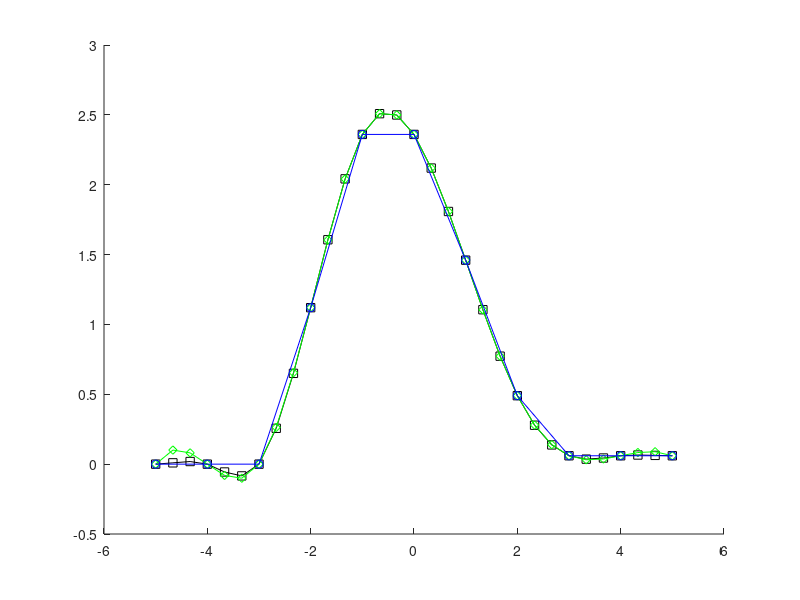
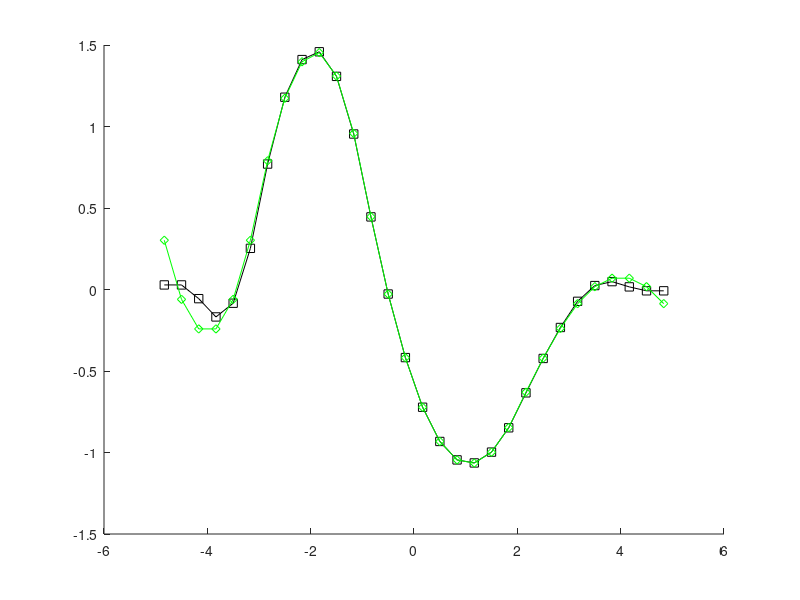

Here is the MATLAB script that generated these plots, in order: (Note: this script raises an error after producing the figures.)
% Examples to work with splines in MATLAB
% Kind of sandbox to experiment with different spline types
% 
% Fit a piecewise cubic spline (of type pp) with breaks
% pp = spline (x, y);  using x as parameter for y=y(x)
% yy = ppval(pp, xx);  interpolate y to other values xx
%  output: pp.coefs, pp.breaks
%  make a pp spline from known coefs: ppmak(breaks,coefs) 
% ----------------------------------------------------------------------
% Use of MATLAB 'curve fitting' toolbox

% pp = csapi(parameter,[x;y]) make a pp spline
%   use csape() for periodic bc=boundary conditions
%  
% sp = fn2fm(pp,'B-',0.1); %conversion to B-Spline
% pp = fn2fm(sp,'pp',0.1); %conversion to pp Spline
%
% sp = spmak(knots, coefs) make a B-Spline from known coefs
%   output: sp.coefs, sp.knots (knots instead of breaks)
%
% sp = spmak(parameter,[x;y])
%   output: sp.coefs, sp.knots
%
% Challenge: Reconstruct the control node polygon of a given pp spline.
% Use this polygon to construct a B-Spline similar to the inital pp spline.
%
% To be improved: Padding of nodes to define boundary condition
%  Any machine based approximation will require an automated way
%  to define boundary conditions for an arbitrary shape correctly.
% Manual padding additional nodes?
%  Challenge: For which shape to add nodes where exactly ?
%
%%
% Example 1: some odd peak shape to be fit by spline
% Parts of code are reprint from The MathWorks Inc. help center
% ----------------------------------------------------------------------
clear all; close all;
% Create waypoints to interpolate with a cubic Spline.
% how to define the boundary slope: [y' y y']
% derivates with respect to parameter y=y(t), y'=dy/dt
wptsx = [-5 -4:4 5];
wptsy = [0 0 0 1.12 2.36 2.36 1.46 .49 .06 0.06 0.06];

% for this curve we can use x as parameter
% this is not possible for multple occurance of same x value
% y must be uniquely defined for each parameter value
tt=linspace(min(wptsx),max(wptsx),31);
%define slopes at bounary as 0

pp1= spline(wptsx,[0 wptsy 0]); 
pp2= spline(wptsx,wptsy);

% spline command is same as csapi
% pp3= csapi(wptsx,wptsy);
% pp4 = csape( wptsx, wptsy, 'periodic' );
% s1 = spline(wptsx,[0 wptsy 0],tt);

% interpolate to higher resolution
yy1 = ppval(pp1, tt);
yy2 = ppval(pp2, tt);

% plot
figure; hold on;
    plot(tt,yy1,'-sk');
    plot(tt,yy2,'-dg');
    plot(wptsx,wptsy,'-ob');

% check the slopes at boundaries
slope1=diff(yy1)./diff(tt);
slope2=diff(yy2)./diff(tt);
slope1([1,end])
slope2([1,end])
abs(slope1-slope2)./max(abs(slope2),0)

figure; hold on;
    plot(tt(1:end-1)+0.5*(tt(2)-tt(1)),slope1,'-sk')
    plot(tt(1:end-1)+0.5*(tt(2)-tt(1)),slope2,'-dg')

%%    
% Example 2: Approximate a circle with cubic Splines
% Parts of code are reprint from The MathWorks Inc. help center
% ----------------------------------------------------------------------
phi = pi*[0:.5:2]; 
pts = [0  1  0 -1  0  1  0;  %x
       1  0  1  0 -1  0  1]; %y
   % two more column to fix the bc x'=0 and y'=1
   % only 5 = length(phi) points will be used to
   % cover [0..2pi]
   
% the proper control nodes for a B-Spline are more tricky,
% in case you want to reconstruct from number=7 pts use
pts7=1.5*[0.6667    0.6667    0.0000   -1.0000   -0.0000    0.6667    0.6667;
          0.0000    0.3491    0.9933    0.0000   -0.9933   -0.3491   -0.0000];
      
%Simple approach fo B-Slpine with number=8 pts:
% We use the quadrant (+/-1 0) pts without the
%          appended bc of [x',y'] = [0 1]
% We double the array to fit a double loop of 8 pts
% Used is actually only the part from angle=[0..2pi]
% The parameters needs to cover the full double loop
% thus phi = [-1..3]pi, at each bc 1 pi lead to fix bc
bPhi=pi*linspace(-1,3,12);
bB=spmak(bPhi,1.5*[pts(:,2:5) pts(:,2:5)]); 
% the factor 1.5 is a riddle to be figured out

pp = spline(phi,pts); %separate fit for each column in pts
diff(pts)/(0.5*pi)

phi3 = phi
pp3 = csapi(phi3,pts(:,2:6));  %this will fail due to undefined bc
% use csape for periodic bc
% this works nice and does not need the bc to be fixed
% only pts need are the quadrant pts covering [0..2]*pi
pts3p = [1  0 -1  0  1;  %x
        0  1  0 -1  0]; %y
pp3p = csape( phi3, pts3p, 'periodic' ); 

% circle
phii=linspace(min(phi),max(phi),101);
cc=[cos(phii); sin(phii)];

% plot
yy = ppval(pp, phii);
yy3 = ppval(pp3, phii);
yy3p = ppval(pp3p, phii);
yB= fnval(bB, phii);
figure; hold on;
    plot(cc(1,:),    cc(2,:), ':k');
    plot(yy(1,:),    yy(2,:),'-b')
    plot(yy3(1,:),   yy3(2,:),':m')
    plot(yy3p(1,:),  yy3p(2,:),'--r')
    plot(pts(1,2:5), pts(2,2:5),'or')
    plot(yB(1,:),    yB(2,:),'.g')
    axis equal
    
%%
% Example 3.1: Approx a circle with cubic B-Splines
% Parts of code are reprint from The MathWorks Inc. help center
% ----------------------------------------------------------------------
points = [0 -1 0 1;              %x
          1 0 -1 0]*1.6851;      %y

% Simple but not best approach to keep number of knots low
% We do pad the knot vector with a second 360 degree period
% Parameter range is arbitray, here taken -4:8 to map range of 4*pi.
% Actually good will be the middle 0..4 maping to 0.pi
% There is a lead-in of pi, from -4..0
% and a lead-out of pi,     from 4..8
% Nicer would be a periodic definition with no need for data padding

sp = spmak(-4:8,[points points]);
sp.coefs
sp.knots
%sp = spmak([0:0.1:1]*2*pi,[points points]);
% provides a planar, quartic, spline curve whose middle part is a pretty good approximation to a circle, as the plot on the next page shows. It is generated by a subsequent
figure;
plot(points(1,:),points(2,:),'o'), hold on 
fnplt(sp,[0,4]), axis equal square, hold off

% get min and max curvature
% curvature kappa = abs(x'y''-y'x'')/(x'^2+y'^2)^(3/2)
t = linspace(0,4,21);zt = zeros(size(t));
dsp = fnder(sp); dspt = fnval(dsp,t); ddspt = fnval(fnder(dsp),t);
kappa = abs(dspt(1,:).*ddspt(2,:)-dspt(2,:).*ddspt(1,:))./(sum(dspt.^2)).^(3/2);
[min(kappa),max(kappa)] 
% kappa = [1.6747    1.8611]
% 1/norm(fnval(sp,0))= 1.7864 

%%

% ----------------------------------------------------------------------
% Example 3.2: Conversion of pp to B-spline for case of circle
% Create circle with a cubic B-Spline. Convert to B-spline and back.
% Parts of code are reprint from The MathWorks Inc. help center
% ----------------------------------------------------------------------
% g = fn2fm(f,form)
% describes the same function as is described by f, but in the form specified
% by  'B-', 'pp', 'BB', 'rB', 'rp',
% for the B-form, the ppform, the BBform, and the two rational spline forms.

% Simple but not best approach to keep number of knots low
% We do pad the knot vector with a second 360 degree period

pts = [0  1  0 -1  0  1  0 ;  %x
       1  0  1  0 -1  0  1 ]; %y
   % two more column to fix bc
   
pts2 = [0  1  0 -1  0  1 ;  %x
       1  0  1  0 -1  0]; %y
   % two more column to fix bc

pts3 = [0  1  0 -1  0  1  0 -1;  %x
       1  0  1  0 -1  0  1  0]; %y
   % two more column to fix bc
   
phi = linspace(0,2,length(pts)-2)*pi; 
pp = spline(phi,pts);

% conversion of pp to B-spline
bpp = fn2fm(pp,'B-',0.1)
ppbpp = fn2fm(bpp,'pp',0.1)

phii = linspace(0,2,101)*pi; 
yy = ppval(pp, phii);
byy= fnval(bpp, phii);

% circle
phii=linspace(min(phi),max(phi),101);
cc=[cos(phii); sin(phii)];

%plot
figure; hold on;
    plot(yy(1,:),yy(2,:),'-k')
    plot(-yy(1,:),yy(2,:),'-g')
    plot(byy(1,:),byy(2,:),'-b')
    plot(pts(1,2:5),pts(2,2:5),'or')
    plot(bpp.coefs(1,:),bpp.coefs(2,:),'-xm')
    plot(cc(1,:),    cc(2,:), ':k');
    axis equal

% breaks vs. knots
% and zero padding for B-spline
% first 3 and last 3 elements
% order 4
% pieces 4 for cubic spline
% number 4+3 for B-spline 
pp.breaks
bpp.knots(4:end-3)
ppbpp.breaks

pp.coefs
bpp.coefs
% some error of 1E-15 in coefs after back conversion
(ppbpp.coefs-pp.coefs)/1E-15

% the control points of the B-spline 
% are asymmetrically placed - SURPRISE !
% control points are asymmetric to get a symmetric shape
% bpp.coefs =
% 1.0000    1.0000    0.0000   -1.5000   -0.0000    1.0000    1.0000
%      0    0.5236    1.4899    0.0000   -1.4899   -0.5236   -0.0000

% The circle diameter to control point diameter
% have a ratio of 1.9

% bpp.coefs/1.5 =

% pts2=[    0.6667    0.6667    0.0000   -1.0000   -0.0000    0.6667    0.6667;
%          0    0.3491    0.9933    0.0000   -0.9933   -0.3491   -0.0000];

%%
% Example 4:  Interpolate with B-Spline vs. cubic pp spline
% ----------------------------------------------------------------------
wptsx = [0 1 2.1 8 4 3];
wptsy = [0 1 1.3 .8 .3 .3];
wpts = [wptsx; wptsy];
L = length(wpts) - 1;
%t = 0:0.05:1;

% spline cannot be directly used on (x,y)
% can do it with separate spline for x and y
tt=linspace(0,1,101);
t=linspace(0,1,length(wptsx));

% Show spline interpolation of x and y (done separately)
% figure; hold on;
% plot(t, wptsx,'-k')
% plot(t, wptsy,'-b')

% check boundary slopes
diff(wptsx)./diff(t);
diff(wptsy)./diff(t);
% define slopes at bounary same as at
% point before boundary

% cubic spline
pp1x= csape(t, [5 wptsx -5]);
pp1y= csape(t, [5 wptsy 0]); 
xx1 = ppval(pp1x, tt);
yy1 = ppval(pp1y, tt);
% B-Spline
pp3x = spapi(3,t, wptsx);
pp3y = spapi(3,t, wptsy);
xx3 = fnval(pp3x, tt);
yy3 = fnval(pp3y, tt);

figure; hold on
    plot(xx3, yy3, '-b');
    plot(xx1, yy1, '-k');
    plot(wptsx, wptsy, 'dr');

%%
% ----------------------------------------------------------------------
% Example 5.1:  How to find the outer envelope polygon ?
% There should be a geometric solution to find the control polygon.
% We will work back from a solution extracted from mathworks help
% center. An explanation of this approach or any interpretation is
% however not given in the help.
% Curious to figure it out yourself? Then do not read further.
% ----------------------------------------------------------------------
% Create waypoints to interpolate with a B-Spline.
wptsx = [0 1 2.1 8 6 3];
wptsy = [0 1 1.3 .8 .3 .3];
% Put in vector to solve later a linear equation system LES.
wpts = [wptsx; wptsy];
L = length(wpts) - 1;

% Form matrices used to compute interior points of control polygon
% Interior points are just the normal pts excluding the start and end pt
r = zeros(L+1, size(wpts,1));
A = eye(L+1);
for i= 2:L
    A(i,(i-1):(i+1)) = [1 4 1];  %1+4+1 = 6
    r(i,:) = 6*wpts(:,i)';       %tranposed vector wpts
end
% Somewhat arbitray, the definition of additonal bc
% Override end points and choose r0 and rL.


r(1,:) = (wpts(:,1) + (wpts(:,2) - wpts(:,1))/2)';
r(end,:) = (wpts(:,end-1) + (wpts(:,end) - wpts(:,end-1))/2)';

% Here come the LES = LINEAR EQUATION SYSTEM
% This system can be solved geometrically by drawing lines and midpoints.
% ----------------------------------------------------------------------
% Right division: solve linear equations system LES using e.g. Gauss
% method.
%   A*dInterior = r;
    dInterior = (A\r)';
    wptsInterior=A*dInterior'/6
% Construct a complete control polygon adding
% the intial and final knot. They will serve as well as corners of the polygon:
    cpts = [wpts(:,1) dInterior wpts(:,end)];
% ----------------------------------------------------------------------
% the EQs for x=dInterior read
%   x2 + 4 x3 + x4 = r2y = 6*wptsx3
%   y2 + 4 y3 + y4 = r2y = 6*wptsy3

% known: the midpoints of x2 and x3 should be close to the spline curve
% we try to rewrite the LES to get some interpretation:
%   x2 + 2 x3 + x4 = r2y = 6*wptsx3 - 2 x3 
%   y2 + 2 y3 + y4 = r2y = 6*wptsy3 - 2 y3 

% to be figured out, is the meaning of the relation of the 
% interior polygon points x2,x3,....x(N-1) to each other,
% and with respect to the inital knots.

% A trial to figure out the meaning of the LES
% ----------------------------------------------------------------------
% divide by 2 and group to midpt values
%   0.5*(x2 + x1) + 0.5*(x2+x3) = 2*wptsx3 + (wptsx3 - x3)
%   0.5*(y2 + y1) + 0.5*(y2+y3) = 2*wptsy3 + (wptsy3 - y3)

% divide by 2 and group again to midpt values
%   0.5*[0.5*(x2 + x1) + 0.5*(x2+x3)] - 0.5*(wptsx3 - x3) = wptsx2  
%   0.5*[0.5*(y2 + y1) + 0.5*(y2+y3)] - 0.5*(wptsy3 - y3) = wptsy2  
% The midpt of two subsequent polygon midpoints, are some distance aways from the
% original knots. This distance is half of (wptsx3 - x3),
% the distance of the polygon corner from its respecting knot.
% The 3 pts lie on a line connecting, for each knot, the
% midpt of two neighboring polygon midpoints and polygon corner
% through the knot, intersecting it at ratio 1:2.
% The polygon corner is 3 times the distance from the
% midpt of two neighboring polygon midpoints to the waypts
% away.
% At least this is true for all interior points (unaffected by bc)

% some pts for 1st order spline we can read from our initial constraints.
q1(1,:) =[ 0 1 2.1 8 6 3];
q1(2,:) = [0 1 1.3 .8 .3 .3];

% the other pts for dInterior we should insert such that the existing
% pts q1 close to the midpoints on the polygon edges.

% Helpful is bsplinepolytraj to compute a polynomial with the new control points
% Unfortunately, this function is in the inaccesible "robotic systems"
% toolbox and not as expected, in the "curve fitting" aka spline/nurbs toolbox

% CANNOT be calculated without "robotic system" toolbox
%q = bsplinepolytraj(cpts, [0 1], t); 
% ----------------------------------------------------------------------
% we will use a cubic spline instead to plot something
% that follow the inital waypts = knots
t=linspace(-1/6,7/6,8);
tt=linspace(0,1,101);
% diff([0 wptsx 0])./diff(t);
% diff([0 wptsy 0])./diff(t);
pp1x= spline(t,[-1 wptsx 1]); %probably different bc than above
pp1y= spline(t,[-1 wptsy 0]); %probably different bc than above

xx1 = ppval(pp1x, tt);
yy1 = ppval(pp1y, tt);

% Plot the results. Show the original waypoints, the computed polygon, and the interpolated B-spline.
figure;
hold all
plot(wptsx, wptsy, 'ob');
plot(xx1, yy1, '-k');
plot(cpts(1,:), cpts(2,:), '-sb');
plot(0.5*(cpts(1,1:end-1)+cpts(1,2:end)), 0.5*(cpts(2,1:end-1)+cpts(2,2:end)), 'xb');
plot(q1(1,:), q1(2,:),'-r');
legend('Original waypoints', 'Cubic spline', 'Computed control polygon');
% ----------------------------------------------------------------------
% from the online life editor we can get
% for cpts above, tpts=[0 1], tvec = 0:1/5:1
% and [q2, qd, qdd, pp] = bsplinepolytraj(cpts,tpts,tvec);

q2(1,:) = [0 1 2.1 8     6  3];
q2(2,:) = [0 1 1.3 0.8 0.3 0.3];

q3=[];
for k=1:6
    q3(:,1+(k-1)*2) = q2(:,k);
end
% manually we add the intermediate pts for tvec = 0:1/10:1
q3(1,2:2:10) = [0.6809 0.9832 5.2988 7.7338 4.6532];
q3(2,2:2:10) = [0.6080 1.2474 1.1148 0.4535 0.2731];
% ----------------------------------------------------------------------
%[1] Farin, Section 9.1
% Copyright 2018 The MathWorks Inc.
% ComputeBSplineTrajectoryFor2DPlanarMotionExample.mlx

% Copyright 2020 The MathWorks Inc.
% openExample('robotics/ComputeBSplineTrajectoryFor2DPlanarMotionExample')
% ----------------------------------------------------------------------
% Plot the results. Show the original waypoints, the computed polygon, and the interpolated B-spline.
figure;
hold all
plot(wptsx, wptsy, 'ob');
plot(xx1, yy1, '-k');
plot(cpts(1,:), cpts(2,:), '-sb');
plot(0.5*(cpts(1,1:end-1)+cpts(1,2:end)), 0.5*(cpts(2,1:end-1)+cpts(2,2:end)), '+b');
plot(q3(1,:), q3(2,:),'-*r');
legend('Original waypoints', 'Cubic spline', 'Computed control polygon', 'B-Spline');
% we get a quite similar curve for the spline, using pp instead of B-Spline
% for the visualization
% ----------------------------------------------------------------------
%% Interpretation of the LES to be solved to obtain the control polygon
% Visualization of a geometric method
% using lines and mid point construction
% solution is probably documentated somewhere, but not easy to be found
% ----------------------------------------------------------------------
% mid points of control polygon corners
midpts=0.5*(cpts(:,1:end-1)+cpts(:,2:end));
% mid points of mid points of control polygon corners 
midmidpts=0.5*(midpts(:,1:end-1)+midpts(:,2:end));

v1=midmidpts(:, 1:6)-cpts(:, 2:7);
v2=midmidpts-wpts;
d1=v1.^2;
d2=v2.^2;

l1=sqrt(d1(1,:)+d1(2,:));
l2=sqrt(d2(1,:)+d2(2,:));

% the ratio of lengthes is 1:3
% referencing to the midmid points.
l1./l2
% At least this is true for all interior points (unaffected by bc)

% the ratio of lengthes is 1:2
% referencing to the way points.
% This confirms the interpretation derived in the previous block
% At least this is true for all interior points (unaffected by bc)
figure; hold on;
    plot(wptsx, wptsy, 'ok');
    plot(cpts(1,:), cpts(2,:), '-sb');
    plot(q3(1,:), q3(2,:),'-*r');
    plot(midpts(1,:),midpts(2,:), '--+b');
 
    for k =1:6

        line([midmidpts(1,k),cpts(1,k+1)],[midmidpts(2,k),cpts(2,k+1)],'Color','m');
        line([midmidpts(1,k),wptsx(k)],[midmidpts(2,k),wptsy(k)],'Color','g');
    end
    legend('Original waypoints',  'Computed control polygon', 'B-Spline (low-res)', 'mid pts','2xVector1','Vector1');
% we get a quite similar curve for the spline, using pp instead of B-Spline

%% 
% Other Ex. 1: Draw spline within a given polygon
% Code reprint from The MathWorks Inc. help center
% ----------------------------------------------------------------------
points = [0 0 1 1 0 -1 -1  0   0 ;
          0 0 0 1 2 1   0 -2 -4]; 
 values = spcrv(points,3); 
 
figure;hold on;
    plot(points(1,:),points(2,:),'-o') ;
    plot(values(1,:),values(2,:),'-sk'), hold off;

%%
%  Other Ex. 2: Draw circular splines through points
% Code reprint from The MathWorks Inc. help center
% ----------------------------------------------------------------------
c1 = rscvn([-1 1 -1;0 0 0],[1 1;0 0]);
c = rscvn([-1 1;0 0],[1 1;0 0]);
% 180degree acrs 
% first from 0..pi
% second from pi to 2*pi=0
% slope at endpt is always x'=1, y'=0
figure;
    fnplt(c);
    axis([-1.05 1.05 -1.05 1.05]), axis equal;
    [form, order, breaks] = fnbrk(c,'f','o','b');

%%
% Other Ex. 3: Conversion to other types fails for full circle approx.
% Tested for 1 pt pp-spline and 2 pt B-Spline
% Seems doeable for half a circle, but correct bc's need to be found first
% Code reprint from The MathWorks Inc. help center
% ----------------------------------------------------------------------
pp2 = fn2fm(c,'B-',0.1); %two  pieces
pp1 = fn2fm(c,'pp',0.1); %just one piece, tribbled to 3 at bc
% interesting: we get a third dimension added
pp2.coefs;
pp1.coefs;

pp2.knots;
pp1.breaks;

% SURPRISE: something is added in the 3rd dimension !
% figure; %in 3D
% fnplt(pp1);
% %fnplt(pp2);
% axis([-1.05 1.05 -1.05 1.05])
 
yy = fnval(c, 0:0.1:2);
yy1 = fnval(pp1, 0:0.1:2);
yy2 = fnval(pp2, 0:0.1:2);

% The bc constraints are not converted
% We miss most of the circle
% plot the arc that is not a circle
figure; hold on;
    plot(yy(1,:),yy(2,:),'-k');
    plot(yy1(1,:),yy1(2,:),'-b');
    plot(yy2(1,:),yy2(2,:),':r');
    axis([-1.05 1.05 -1.05 1.05]), axis equal, grid on;

% the first dimension has been used as parameter i.e.
% yy(1,:) is linearly spaced
% yy(21,:) is quadratic, like y=1-0.5x^2 ~sqrt(1-x^2)
% what is the 2nd dimension? the y coords.

figure; hold on;
    plot(yy1(2,:),'-b');
    plot(yy2(2,:),':r');
    x=(0:0.05:1)*10+11;
    plot(x,0.5*(1-0.01*(x-11).^2),'-g');

%% Other Ex. 4: Some nice computer art
% Bronze Triskele Medallion in the Ulster Museum in Belfast
% Code reprint from The MathWorks Inc. help center 
% ----------------------------------------------------------------------
pp =[zeros(1,7); 5.4, 3, 6.9, 2.75, 2.5, .5, 5];
alpha = 2*pi/3; ca = cos(alpha); sa = sin(alpha); c = [ca sa;-sa ca];
d = [0 0 .05 -.05;1 -1 .98 .98]; d = [d c*d];
yin = rscvn([pp(:,[7,1:3]),c*pp(:,3:4),pp(:,3)], d(:,[1 2 1 4 7 5 1]));
figure;
    fnplt(yin), hold on, fnplt(fncmb(yin,c)), fnplt(fncmb(yin,c'))
    yang = rscvn([pp(:,6),-pp(:,6),pp(:,5),c*pp(:,4)],[d(:,[2 1 1]),c(:,2)]);
    fnplt(yang), fnplt(fncmb(yang,c)), fnplt(fncmb(yang,c'))
    axis([-7.2 7.2 -7.2 7.2]), axis equal, axis off, hold off